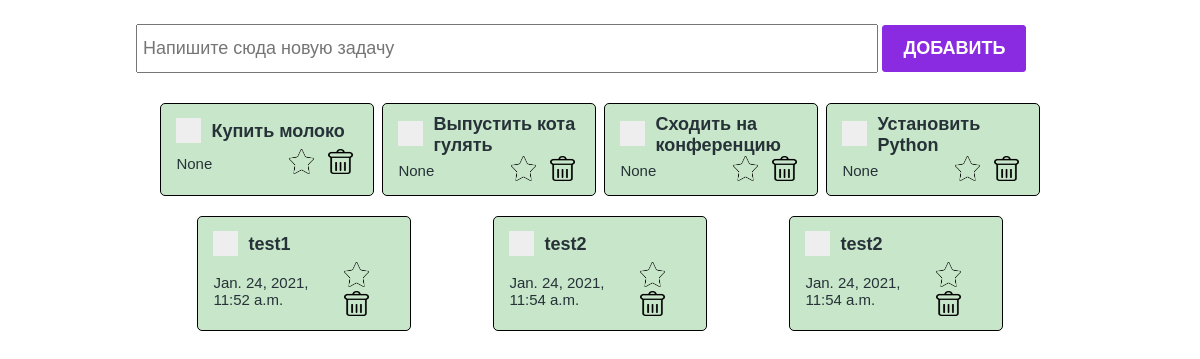
/test/, run on an earlier commit of the app's database.
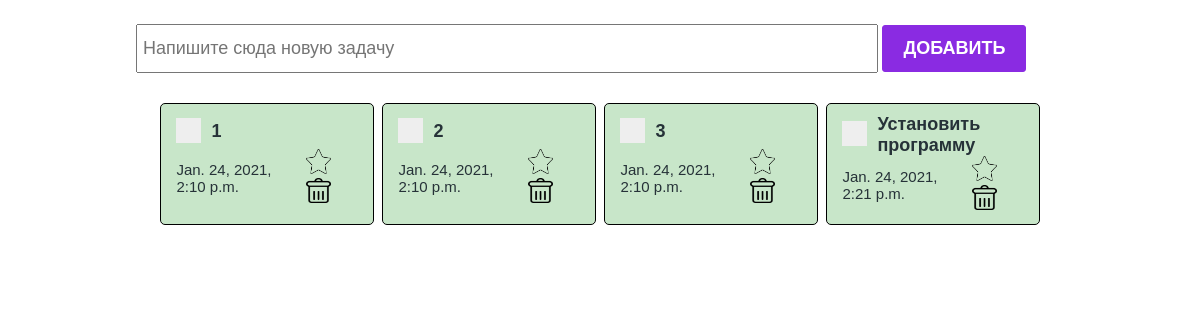
And on a later commit of the database.
### main/models.py (models this page shows)
class ToDo(models.Model):
    text = models.CharField(max_length=100)
    created_at = models.DateTimeField(auto_now_add=True)
    is_closed = models.BooleanField(default=False)
    is_favorite = models.BooleanField(default=False)

### main/views.py (the view)
# urls.py: path("test/", test, name="test"),
def test(reguests):
    todo_list = ToDo.objects.all()
    return render(reguests, "test.html", {"todo_list": todo_list})

### main/templates/test.html (shortened to what this page needs)
{% load static %}
<!DOCTYPE html>
<html lang="en">
<head>
    <link rel="stylesheet" href="{% static 'styles/index.css' %}"/>
    <link rel="stylesheet" href="{% static 'styles/checkbox.css' %}"/>
</head>
<body>
<section>
    <div class="create_container">
        <form action="{% url 'add-todo' %}" method="POST">
            <input
                    class="create_input"
                    type="text"
                    placeholder="Напишите сюда новую задачу"
                    name="todo_text"
            />
            <button class="create_button">Добавить</button>
        </form>
    </div>
    <div class="todo_container">
        {% for todo in todo_list %}
            <div class="todo_item
                ">
                <div class="todo_item_header">
                    <label class="checkbox_container">
                        <span class="checkmark"></span>
                    </label>
                    <h4><a href="{% url 'close-todo' todo.id %}">{{ todo.text }} </h4></a>
                </div>
                <div class="todo_item_footer">
                    <p>{{ todo.created_at }}</p>
                    <div class="action_buttons">
                        {% if todo.is_favorite %}
                            <a href="{% url 'unmark-todo' todo.id %}"><img src="{% static 'icons/marked.png' %}"/></a>
                        {% else %}
                            <a href="{% url 'mark-todo' todo.id %}"><img src="{% static 'icons/star.png' %}"/></a>
                        {% endif %}
                        <a href="{% url 'delete-todo' todo.id %}"><img src="{% static 'icons/delete.png' %}"/></a>
                    </div>
                </div>
            </div>
        {% endfor %}
    </div>
</section>
</body>
</html>

### main/static/styles/index.css (style rules this page uses)
* { box-sizing: border-box; margin: 0; padding: 0; color: #263238; }
section { width: 100%; padding: 20px; display: flex; flex-direction: column; align-items: center; }
.create_container { width: 80%; }
.create_input { padding: 12px 5px; font-size: 18px; width: 80%; }
.create_button { margin-top: 5px; padding: 12px 20px; background-color: blueviolet; border: 1px solid blueviolet; color: white; font-size: 18px; text-transform: uppercase; font-weight: bold; border-radius: 3px; cursor: pointer; }
.todo_container { padding: 30px 20px; display: flex; justify-content: space-around; flex-wrap: wrap; width: 80%; }
.todo_item { border: 1px solid black; border-radius: 5px; width: 24%; padding: 10px 15px; background-color: #C8E6C9; margin-bottom: 20px; }
.todo_item_header { display: flex; align-items: center; min-height: 35px; }
.todo_item_header h4 { font-size: 18px; font-family: sans-serif; }
.todo_item_header h4 a { text-decoration: none; }
.todo_item_footer { display: flex; justify-content: space-between; align-items: center; }
.todo_item_footer p { font-size: 15px; font-family: sans-serif; }
.todo_item_footer img { width: 25px; height: 25px; margin: 0 5px; cursor: pointer; }

### main/static/styles/checkbox.css (style rules this page uses)
.checkbox_container { display: block; position: relative; padding-left: 35px; margin-bottom: 12px; cursor: pointer; font-size: 22px; -webkit-user-select: none; -moz-user-select: none; -ms-user-select: none; user-select: none; }
.checkmark { position: absolute; top: -8px; left: 0; height: 25px; width: 25px; background-color: #eee; }
.checkmark:after { content: ""; position: absolute; display: none; }
.checkbox_container .checkmark:after { left: 9px; top: 5px; width: 5px; height: 10px; border: solid white; border-width: 0 3px 3px 0; -webkit-transform: rotate(45deg); -ms-transform: rotate(45deg); transform: rotate(45deg); }

What changed in the data, as far as the page shows it:
removed ToDo: text "Купить молоко", created_at "None", is_favorite False (drawn)
removed ToDo: text "Выпустить кота гулять", created_at "None", is_favorite False (drawn)
removed ToDo: text "Сходить на конференцию", created_at "None", is_favorite False (drawn)
removed ToDo: text "Установить Python", created_at "None", is_favorite False (drawn)
removed ToDo: text "test1", created_at "Jan. 24, 2021, 11:52 a.m.", is_favorite False (drawn)
removed ToDo: text "test2", created_at "Jan. 24, 2021, 11:54 a.m.", is_favorite False (drawn)
removed ToDo: text "test2", created_at "Jan. 24, 2021, 11:54 a.m.", is_favorite False (drawn)
added ToDo: text "1", created_at "Jan. 24, 2021, 2:10 p.m.", is_favorite False (drawn)
added ToDo: text "2", created_at "Jan. 24, 2021, 2:10 p.m.", is_favorite False (drawn)
added ToDo: text "3", created_at "Jan. 24, 2021, 2:10 p.m.", is_favorite False (drawn)
added ToDo: text "Установить программу", created_at "Jan. 24, 2021, 2:21 p.m.", is_favorite False (drawn)
